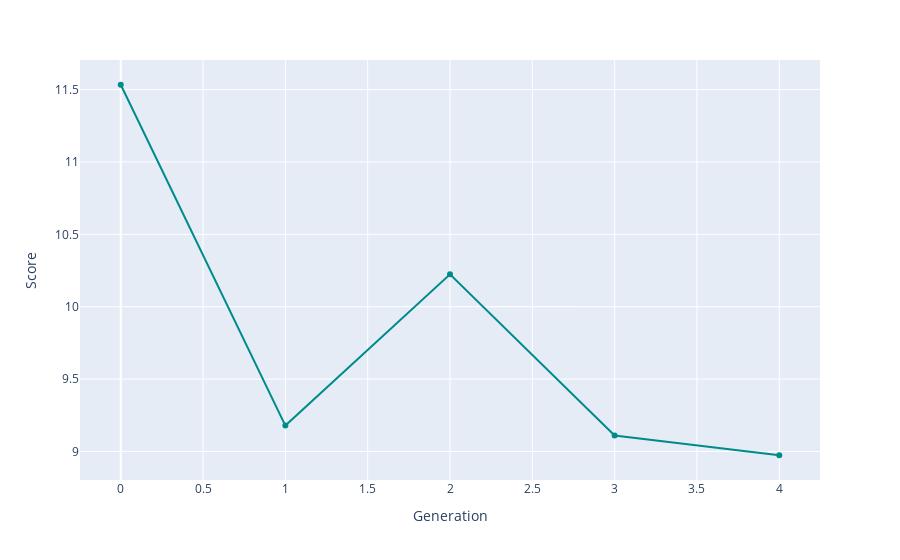

The cell this chart's notebook holds for it:
### Code cell
bestRankDF = pd.DataFrame(bestRank, columns=['Score', 'Schedule'])
bestRank
bestRankDF['Generation'] = bestRankDF.index.values
fig = px.line(bestRankDF, x='Generation', y='Score',
              hover_data=['Schedule'], markers=True)
fig.update_traces(line_color='DarkCyan')
fig.show()
fileName = f'p{popSize}g{generations}n{nSwaps}p.html'
fig.write_html(f'charts/{fileName}', include_plotlyjs="cdn")

### Figure 1 — Plotly figure (JSON) as saved in the notebook; plotly's stock layout.template omitted (floating-point values rounded to 4 significant figures; data arrays with more than 128 entries replaced by an {"elided": "..."} marker saying what was removed)
{"data": [{"customdata": {"elided": "5x1x48 int values"}, "hovertemplate": "Generation=%{x}<br>Score=%{y}<br>Schedule=%{customdata[0]}<extra></extra>", "legendgroup": "", "line": {"color": "DarkCyan", "dash": "solid"}, "marker": {"symbol": "circle"}, "mode": "markers+lines", "name": "", "orientation": "v", "showlegend": false, "type": "scatter", "x": [0, 1, 2, 3, 4], "xaxis": "x", "y": [11.53, 9.179, 10.22, 9.11, 8.974], "yaxis": "y"}], "layout": {"legend": {"tracegroupgap": 0}, "margin": {"t": 60}, "xaxis": {"anchor": "y", "domain": [0, 1], "title": {"text": "Generation"}}, "yaxis": {"anchor": "x", "domain": [0, 1], "title": {"text": "Score"}}}}
